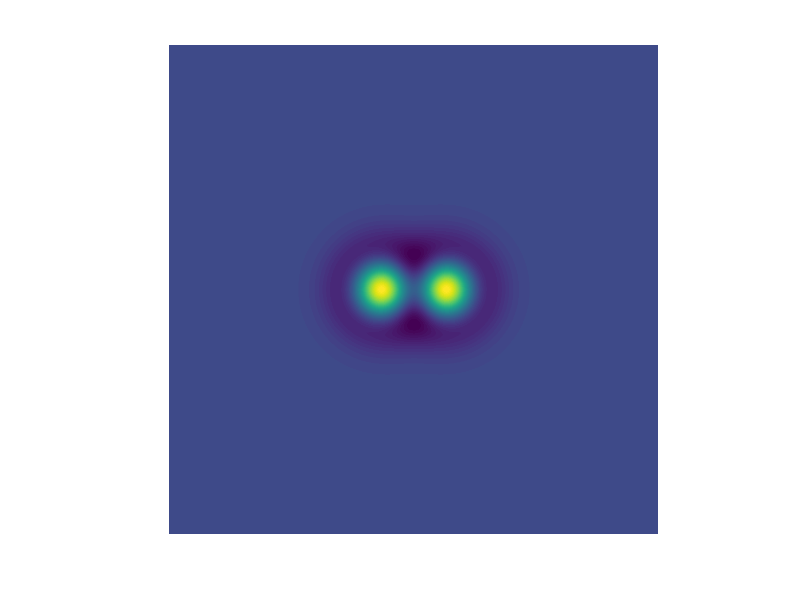

Source code (MATLAB):
clear all
close all
clc

nn = 1000;
x = linspace(-pi,pi,nn);
X = x'*ones(1,nn);
Y = X';

U = 1;
a = 0.3;


r1 = -0.4;
R = sqrt((X+r1).^2+Y.^2);


W = U/a*(2-R.^2/a^2).*exp(1/2*(1-R.^2/a^2));

r2 = +0.4;

R = sqrt((X+r2).^2+Y.^2);

W = W + U/a*(2-R.^2/a^2).*exp(1/2*(1-R.^2/a^2));

pcolor(X,Y,W)
shading interp
axis equal
axis([-pi pi -pi pi])
axis off
